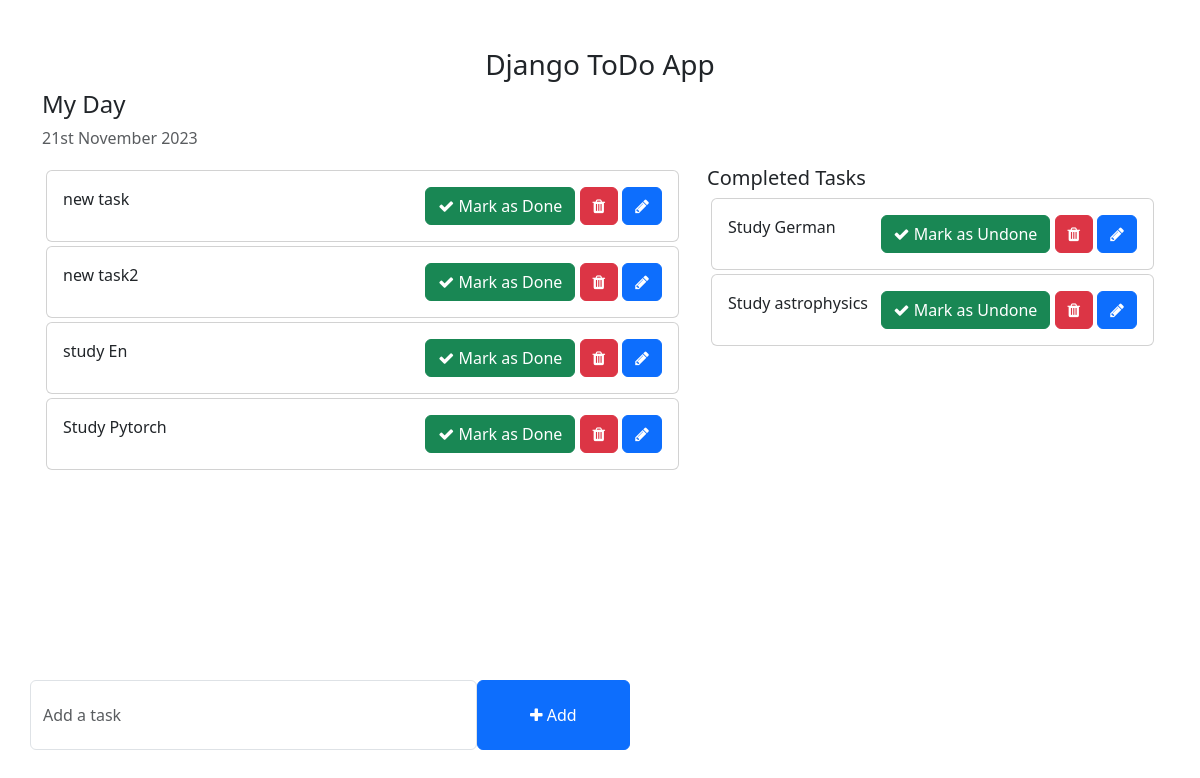
Before: / with the older database file.
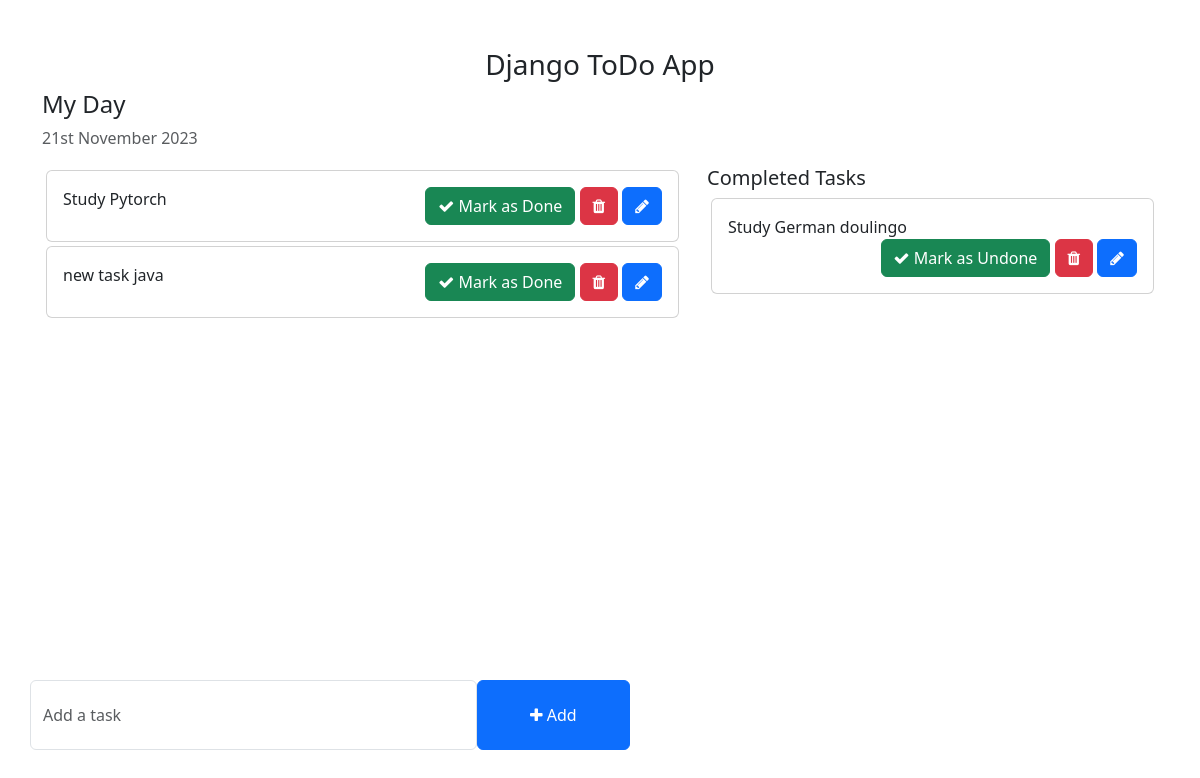
After: the same page with the newer database file.
### todo/models.py (models this page shows, shortened)
class Task(models.Model):
    task = models.CharField(max_length=250)
    is_completed = models.BooleanField(default=False)
    created_at = models.DateTimeField(auto_now_add=True)
    modified_at = models.DateTimeField(auto_now=True)

### todo_main/views.py (the view)
# urls.py: 2. Add a URL to urlpatterns:  path('', views.home, name='home')
def home(request):
    tasks = Task.objects.filter(is_completed=False).order_by('modified_at')
    compeleted_tasks = Task.objects.filter(is_completed=True)
    context = {
        "tasks": tasks,
        'compeleted_tasks': compeleted_tasks,
    }
    return render(request, 'home.html', context)

### templates/home.html (shortened to what this page needs)
<!DOCTYPE html>
<html lang="en">
<head>
    <link href="https://cdn.jsdelivr.net/npm/bootstrap@5.3.0-alpha1/dist/css/bootstrap.min.css" rel="stylesheet">
    <link rel="stylesheet" href="https://cdnjs.cloudflare.com/ajax/libs/font-awesome/4.7.0/css/font-awesome.min.css">
</head>
<body>
    <div class="container">
        <h3 class="pt-5 text-center">Django ToDo App</h3>
        <div class="row">
            <h4>My Day</h4>
            <p class="text-muted">{% now "jS F Y" %}</p>
            <div class="col-md-7 col-lg-7" style="height: 450px; overflow: scroll;">
                {% for task in tasks %}
                <div class="card m-1">
                    <div class="card-body">
                        {{ task.task }}
                        <span style="position: relative; float: right;">
                            <a href="{% url 'mark_as_done' task.pk %}" class="btn btn-success"><i class="fa fa-check"></i> Mark as Done</a>
                            <a href="{% url 'delete_task' task.pk %}" class="btn btn-danger"><i class="fa fa-trash"></i></a>
                            <a href="{% url 'edit_task' task.pk %}" class="btn btn-primary"><i class="fa fa-pencil"></i></a>
                        </span>
                    </div>
                </div>
               {%endfor%}
            </div>
            <div class="col-md-5 col-lg-5">
                <h5>Completed Tasks</h5>
                {% for task in compeleted_tasks %}
                <div class="card m-1">
                    <div class="card-body">
                        {{task.task}}
                        <span style="position: relative; float: right;">
                            <a href="{% url 'mark_as_undone' task.pk %}" class="btn btn-success"><i class="fa fa-check"></i> Mark as Undone</a>
                            <a href="{% url 'delete_task' task.pk %}" class="btn btn-danger"><i class="fa fa-trash"></i></a>
                            <a href="{% url 'edit_task' task.pk %}" class="btn btn-primary"><i class="fa fa-pencil"></i></a>
                        </span>
                    </div>
                </div>
                {%endfor%}
            </div>
        </div>
        <div class="row">
            <div class="col-md-6 col-lg-6 p-0" style="position: absolute; bottom: 50px;">
                <form action="{% url 'addTask' %}" method="POST">
                    <div class="form-group">
                        <span style="display: flex;">
                            <input type="text" name="task" class="form-control" placeholder="Add a task">
                            <button type="submit" class="btn btn-primary" style="width: 200px;"><i class="fa fa-plus"></i> Add</button>
                        </span>
                    </div>
                </form>
            </div>
        </div>
    </div>
</body>
</html>

### templates/home.html (style rules this page uses)
.form-control { padding: 1.375rem .75rem !important; }

Changed rows visible on the page:
removed Task: task "new task", shown under "My Day"
removed Task: task "study En", shown under "My Day"
removed Task: task "Study astrophysics", shown under "Completed Tasks"
shown differently, row unchanged: Task "Study Pytorch": moves up the list
changed Task: task "new task2" → "new task java"
changed Task: task "Study German" → "Study German doulingo"
